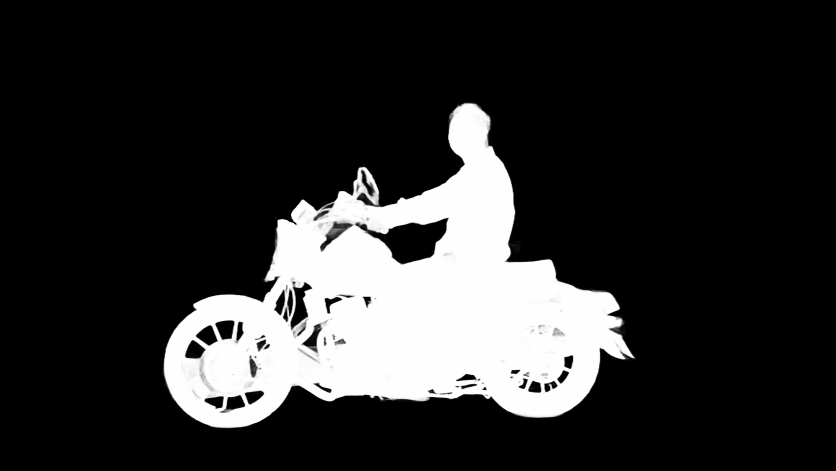
#> input picture reference/tools/cut-02/mask-final.png, 1672 x 941 px (shown at 1/2 size)
$ python face_boost.py mask-final.png mask-final.png mask-final.png 1.0
#> lines starting #> are read from the running program, lines starting #| are printed output that depends on the picture
# 백록마케팅 누끼: 얼굴 둘레만 부드럽게 밝힌다 (몸·오토바이는 그대로). 색은 새 사진, 모양은 mask-final
# 사용: py -I face_boost.py <새 사진> <mask-final.png> <저장할 cut.webp> <배율>
import sys
import numpy as np
from PIL import Image
src, mpath, out, k = sys.argv[1], sys.argv[2], sys.argv[3], float(sys.argv[4])
photo = Image.open(src).convert('RGB').resize((1600, 900), Image.LANCZOS)
alpha = Image.open(mpath).convert('L').resize((1600, 900), Image.LANCZOS)
rgb = np.asarray(photo).astype(np.float32)
H, W = rgb.shape[:2]
#> H = 900; W = 1600
yy, xx = np.mgrid[0:H, 0:W].astype(np.float32)
cx, cy, rx, ry = 898.0, 252.0, 44.0, 54.0          # 얼굴(이마~턱) 가운데·반지름
r = np.sqrt(((xx - cx) / rx) ** 2 + ((yy - cy) / ry) ** 2)
w = np.clip((1.6 - r) / 0.6, 0, 1)                  # 얼굴 안은 1, 반지름 1~1.6배 사이에서 부드럽게 0으로
w = w * w * (3 - 2 * w)
gain = 1 + (k - 1) * w
rgb2 = np.clip(rgb * gain[..., None], 0, 255).astype(np.uint8)
cut = Image.fromarray(rgb2); cut.putalpha(alpha)
#> after `cut.putalpha(alpha)`:
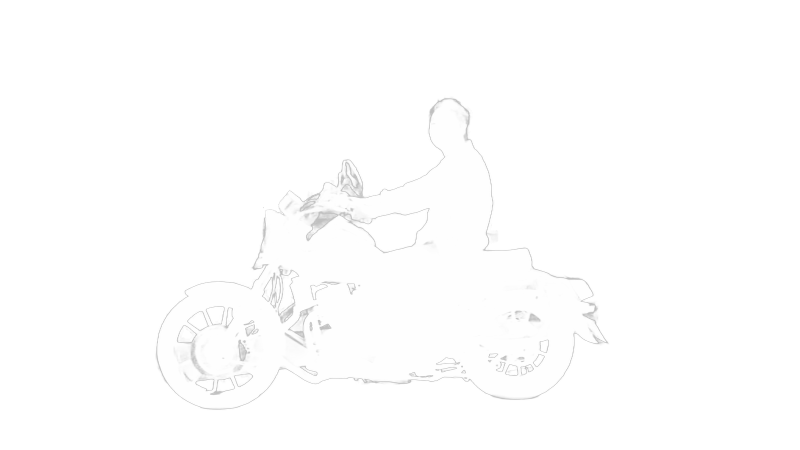
#> cut: PIL image 1600x900 RGBA (shown at 1/2 size); mean R, G, B, A 45.8, 45.8, 45.8, 45.8; transparent parts drawn white
cut.save(out, 'WEBP', quality=86, method=6)
print(out, 'ok', 'gain max', round(float(gain.max()), 3))
#| mask-final.png ok gain max 1.0
#> gain: shape (900, 1600) float32; every value is 1
